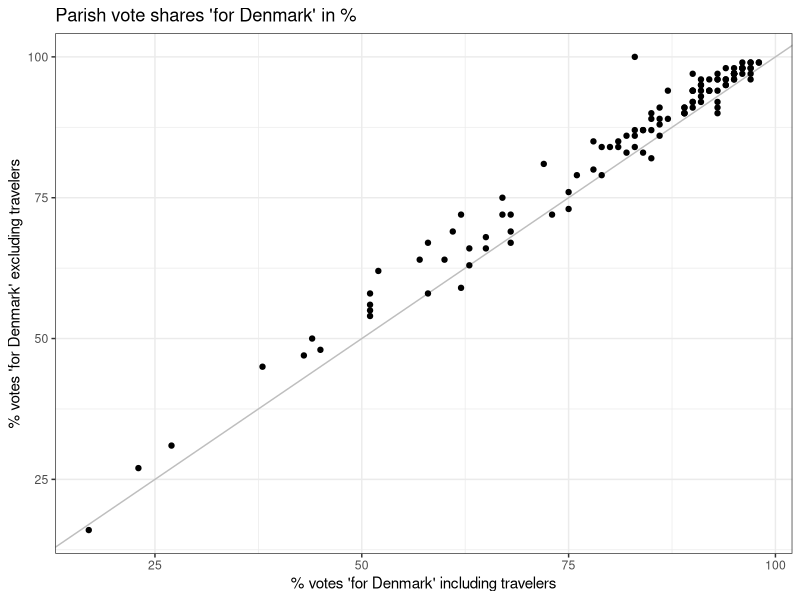
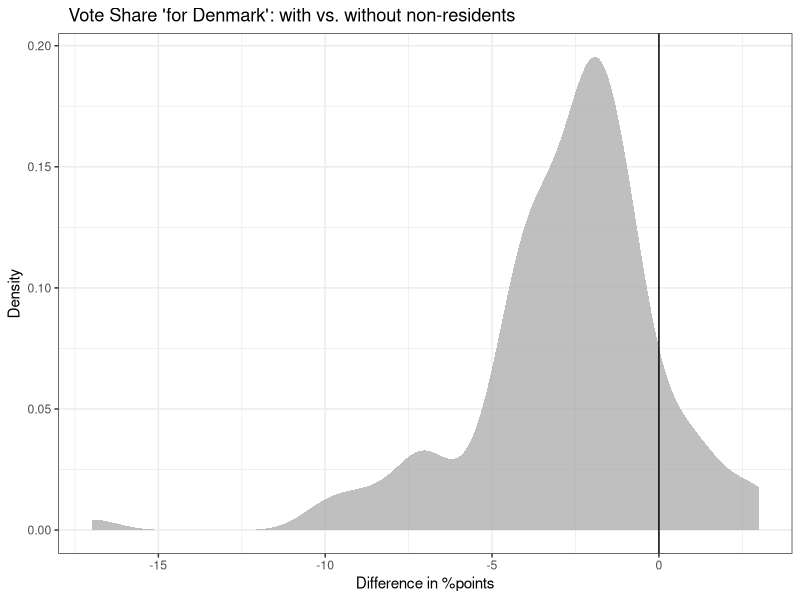
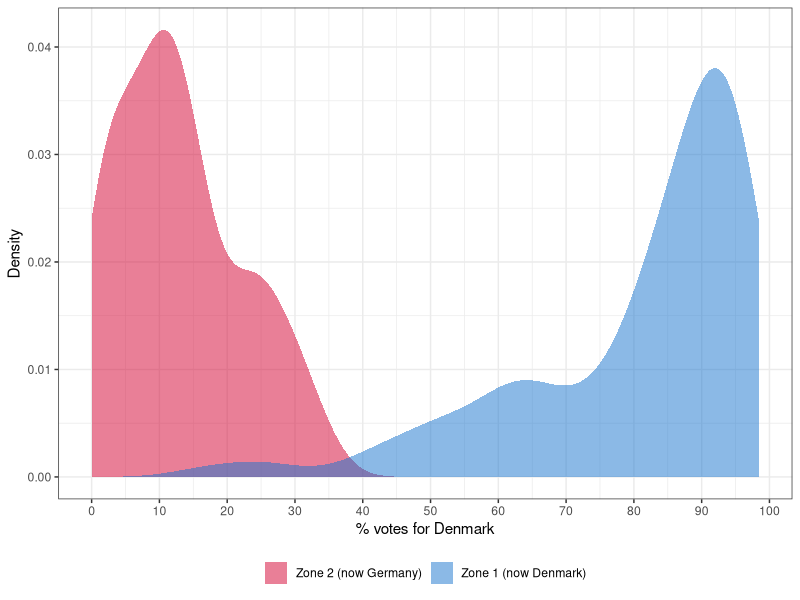

Here is the R script that generated these plots, in order: (Note: this script raises an error after producing the figures.)
## ---- chunk 1
library(sf)
library(viridis)
library(tidyverse)

## ---- chunk 2
df<-read.table("data/2025-01-10-votedata_with_nonresident_category.csv",
               sep=";",header=TRUE)
## ---- chunk 3
ggplot(df,aes(x=votes_all,y=votes_wo_nonresidents))+
  geom_abline(intercept = 0, slope = 1,color="grey") +
  geom_point() +
  labs(x = "% votes 'for Denmark' including travelers", y =  "% votes 'for Denmark' excluding travelers",
  title="Parish vote shares 'for Denmark' in %")+
  theme_bw()
## ---- chunk 4
df$dif<-df$votes_all-df$votes_wo_nonresidents
summary(df$dif)
ggplot(df,aes(x=dif))+
  geom_density(fill="darkgrey",alpha=0.75,color=NA) +
  labs(title = "  Vote Share 'for Denmark': with vs. without non-residents",
       x="Difference in %points",y="Density")+ 
  geom_vline(xintercept=0)+
  theme_bw()
## ---- chunk 5
df<-read.csv("data/2025-01-10-votedata_total.csv",
               sep=";",header=TRUE)
df$voteshare_dk<-100*df$votes_dk/(df$votes_de+df$votes_dk)
## ---- chunk 6
ggplot(df%>%mutate(Zone=ifelse(Zone==1,
                                "Zone 1 (now Denmark)","Zone 2 (now Germany)"),
                   Zone=factor(Zone,levels=c("Zone 2 (now Germany)",
                                             "Zone 1 (now Denmark)"))), 
       aes(x=voteshare_dk, 
                     fill=as.factor(Zone), 
                     group=as.factor(Zone))) +
  geom_density(alpha=0.5,color="NA") +
  scale_fill_manual(values=c("#d40031", "dodgerblue3"), name="", ) +
  labs(x="% votes for Denmark", y = "Density") +
  theme_bw() +
  guides(fill=guide_legend(title=NULL))+
  theme(legend.position="bottom") +
  scale_x_continuous(breaks=seq(0, 100, by=10)) 
## ---- chunk 7

# Load shapefile for Danish parishes
dk_sogn <- read_sf("shapefiles/sogn-granser-utm-zone-32n.shp")


Adsboel_Graasten <- dk_sogn %>% 
  filter(navn %in% c("Adsbøl", "Gråsten")) %>%
  summarise(geometry = st_union(geometry), do_union = FALSE) %>%
  mutate(navn = "Adsbøl og\n Gråsten")

jaegerup_vojens <- dk_sogn %>% 
  filter(navn %in% c("Jegerup", "Vojens")) %>%
  summarise(geometry = st_union(geometry), do_union = FALSE) %>%
  mutate(navn = "Jegerup")

oster_logum_genner <- dk_sogn %>% 
  filter(navn %in% c("Øster Løgum", "Genner")) %>%
  summarise(geometry = st_union(geometry), do_union = FALSE) %>%
  mutate(navn = "Øster Løgum")


egernsund_Broager <- dk_sogn %>% 
  filter(navn %in% c("Egernsund", "Broager")) %>%
  summarise(geometry = st_union(geometry), do_union = FALSE) %>%
  mutate(navn = "Broager")

sankt_marie_christians <- dk_sogn %>% 
  filter((navn == "Sankt Marie") | (navn == "Christians" & sognekode == 8989)) %>%
  summarise(geometry = st_union(geometry), do_union = FALSE) %>%
  mutate(navn = "Sønderborg")

Haderslev <- dk_sogn %>% 
  filter(navn %in% c("Gammel Haderslev", "Vor Frue")) %>%
  summarise(geometry = st_union(geometry), do_union = FALSE) %>%
  mutate(navn = "Haderslev og\n gml. Haderslev")


dk_sogn <- dk_sogn %>%
  filter(!(navn %in% c("Adsbøl", "Gråsten", "Jegerup", "Vojens","Øster Løgum",
                       "Genner", "Egernsund", "Broager","Sankt Marie", 
                       "Gammel Haderslev", "Vor Frue")|(navn == "Christians" & sognekode != 8989))) %>%  # Remove old parishes
  bind_rows(Adsboel_Graasten, jaegerup_vojens, oster_logum_genner,
            egernsund_Broager, sankt_marie_christians, Haderslev )%>% # Add merged parishes
  mutate(navn = ifelse(navn == "Bov", "Bov og Frøslev", navn),
         navn = ifelse(navn == "Højer", "Højer og\n landsogn", navn),
         navn = ifelse(navn == "Tyrstrup", "Christiansfeld og\n Tyrstrup", navn),
         navn = ifelse(navn == "Tønder", "Tønder og\n landsogn", navn),
         navn = ifelse(navn == "Nordborg", "Nordborg og\n landsogn", navn),
         navn = ifelse(navn == "Løgumkloster", "Løgumkloster og\n landsogn", navn)
         ) %>%
  filter(!(navn == "Rødding" & sognekode != 8949)) %>% 
  filter(!(navn == "Vedsted" & sognekode != 8980)) %>%
  filter(!(navn == "Christians" & sognekode != 8949)) %>%
  filter(!(navn == "Hellevad" & sognekode != 9017)) %>%
  filter(!(navn == "Visby" & sognekode != 9042)) %>%
  filter(!(navn == "Svenstrup" & sognekode != 9000)) %>%
  filter(!(navn == "Hammelev" & sognekode != 8973)) %>%
  filter(!(navn == "Døstrup" & sognekode != 9048)) %>%
  filter(!(navn == "Hørup" & sognekode != 8996)) %>%
  filter(!(navn == "Egvad" & sognekode != 9018)) %>% 
  filter(!(navn == "Hostrup" & sognekode != 9059)) %>% 
  filter(!(navn == "Hjerting" & sognekode != 8948) ) %>% 
  filter(!(navn == "Åstrup" & sognekode != 8963)) %>%
  filter(!(navn == "Rise" & sognekode != 9014)) %>% 
  filter(!(navn == "Frørup" & sognekode != 8984))
## ---- chunk 8
# Load shapefile for German parishes
de_geminde <- read_sf("shapefiles/georef-germany-gemeinde-millesime.shp")

# Specifying the relevant gemindes (sogne/parishes)
sogne <- c("['Gemeinde Rodenäs']","['Gemeinde Friedrich-Wilhelm-Lübke-Koog']",
           "['Gemeinde Klanxbüll']", "['Gemeinde Emmelsbüll-Horsbüll']",
           "['Gemeinde Aventoft']", "['Gemeinde Neukirchen']",
           "['Gemeinde Galmsbüll']", "['Gemeinde Dagebüll']", 
           "['Gemeinde Stedesand']", "['Gemeinde Enge-Sande']",
           "['Gemeinde Goldelund']", "['Gemeinde Joldelund']", 
           "['Gemeinde Löwenstedt']", "['Gemeinde Lindewitt']",
           "['Gemeinde Meyn']", "['Gemeinde Handewitt']", 
           "['Gemeinde Harrislee']", "['Stadt Flensburg']",      
           "['Stadt Glücksburg (Ostsee)']", "['Gemeinde Oeversee']",
           "['Gemeinde Großenwiehe']", "['Gemeinde Ellhöft']",
           "['Gemeinde Westre']", "['Gemeinde Ladelund']", 
           "['Gemeinde Bramstedtlund']", "['Gemeinde Weesby']",
           "['Gemeinde Böxlund']", "['Gemeinde Jardelund']", 
           "['Gemeinde Osterby']", "['Gemeinde Wallsbüll']", 
           "['Stadt Niebüll']", "['Gemeinde Risum-Lindholm']", 
           "['Gemeinde Leck']", "['Gemeinde Sprakebüll']", 
           "['Gemeinde Stadum']", "['Gemeinde Achtrup']", 
           "['Gemeinde Karlum']", "['Gemeinde Tinningstedt']",
           "['Gemeinde Bosbüll']", "['Gemeinde Uphusum']", 
           "['Gemeinde Humptrup']","['Gemeinde Braderup']", 
           "['Gemeinde Medelby']", "['Gemeinde Holt']", 
           "['Gemeinde Schafflund']","['Gemeinde Nordhackstedt']",
           "['Gemeinde Hörup']", "['Gemeinde Klixbüll']", 
           "['Gemeinde Süderlügum']","['Gemeinde Lexgaard']", 
           "['Gemeinde Wees']", "['Gemeinde Munkbrarup']", 
           "['Gemeinde Ringsberg']","['Gemeinde Goldebek']", 
           "['Gemeinde Sylt']", "['Gemeinde Kampen (Sylt)']", 
           "['Gemeinde List auf Sylt']","['Gemeinde Hörnum (Sylt)']", 
           "['Gemeinde Wenningstedt-Braderup (Sylt)']", 
           "['Gemeinde Norddorf auf Amrum']",
           "['Gemeinde Nebel']", "['Gemeinde Wittdün auf Amrum']", 
           "['Gemeinde Oldsum']", "['Gemeinde Dunsum']","['Gemeinde Utersum']",
           "['Gemeinde Süderende']", "['Gemeinde Borgsum']", 
           "['Gemeinde Alkersum']","['Gemeinde Nieblum']", 
           "['Gemeinde Midlum']", "['Gemeinde Oevenum']", "['Gemeinde Wrixum']",
           "['Gemeinde Tastrup']", "['Stadt Wyk auf Föhr']", "['Gemeinde Holm']")

# Gather the relevant parishes to simplify the dataframes
de_geminde <- de_geminde %>%
  filter(gem_name %in% sogne) %>% 
  filter(!(gem_name == "['Gemeinde Neukirchen']" & vwg_name != "['Amt Südtondern']")) %>% 
  filter(!(gem_name == "['Gemeinde Holm']" & vwg_name != "['Amt Südtondern']")) %>%
  filter(!(gem_name == "['Gemeinde Osterby']" & vwg_name != "['Amt Schafflund']"))


# Convert to danish and gather some of parishes 
Medelby <- de_geminde %>% 
  filter(gem_name %in% c("['Gemeinde Weesby']", "['Gemeinde Böxlund']", 
                         "['Gemeinde Jardelund']","['Gemeinde Osterby']",
                         "['Gemeinde Medelby']", "['Gemeinde Holt']")) %>%
  summarise(geometry = st_union(geometry), do_union = FALSE) %>%
  mutate(gem_name = "Medelby")


Ladelund <- de_geminde %>% 
  filter(gem_name %in% c("['Gemeinde Westre']", "['Gemeinde Ladelund']",
                         "['Gemeinde Bramstedtlund']")) %>%
  summarise(geometry = st_union(geometry), do_union = FALSE) %>%
  mutate(gem_name = "Ladelund")

Karlum <- de_geminde %>% 
  filter(gem_name %in% c("['Gemeinde Lexgaard']", "['Gemeinde Karlum']",
                         "['Gemeinde Tinningstedt']")) %>%
  summarise(geometry = st_union(geometry), do_union = FALSE) %>%
  mutate(gem_name = "Karlum")


S_loegum <- de_geminde %>% 
  filter(gem_name %in% c("['Gemeinde Süderlügum']", "['Gemeinde Ellhöft']")) %>%
  summarise(geometry = st_union(geometry), do_union = FALSE) %>%
  mutate(gem_name = "Sønder Løgum")


Nykirke <- de_geminde %>% 
  filter(gem_name %in% c("['Gemeinde Neukirchen']", "['Gemeinde Klanxbüll']")) %>%
  summarise(geometry = st_union(geometry), do_union = FALSE) %>%
  mutate(gem_name = "Nykirke")

Brarup <- de_geminde %>% 
  filter(gem_name %in% c("['Gemeinde Braderup']", "['Gemeinde Uphusum']",
                         "['Gemeinde Bosbüll']", "['Gemeinde Holm']")) %>%
  summarise(geometry = st_union(geometry), do_union = FALSE) %>%
  mutate(gem_name = "Brarup")

Laek <- de_geminde %>% 
  filter(gem_name %in% c("['Gemeinde Leck']", "['Gemeinde Stadum']",
                         "['Gemeinde Sprakebüll']", "['Gemeinde Achtrup']")) %>%
  summarise(geometry = st_union(geometry), do_union = FALSE) %>%
  mutate(gem_name = "Læk")


Hjordelund <- de_geminde %>% 
  filter(gem_name %in% c("['Gemeinde Goldelund']", "['Gemeinde Joldelund']",
                         "['Gemeinde Goldebek']")) %>%
  summarise(geometry = st_union(geometry), do_union = FALSE) %>%
  mutate(gem_name = "Hjordelund og Fjolde")


Valsboel <- de_geminde %>% 
  filter(gem_name %in% c("['Gemeinde Wallsbüll']", "['Gemeinde Meyn']")) %>%
  summarise(geometry = st_union(geometry), do_union = FALSE) %>%
  mutate(gem_name = "Valsbøl")

N_haksted_vi <- de_geminde %>% 
  filter(gem_name %in% c("['Gemeinde Schafflund']", "['Gemeinde Nordhackstedt']", 
                         "['Gemeinde Lindewitt']", "['Gemeinde Hörup']", 
                         "['Gemeinde Großenwiehe']")) %>%
  summarise(geometry = st_union(geometry), do_union = FALSE) %>%
  mutate(gem_name = "N. Haksted og Vi")


Hanved_bov <- de_geminde %>% 
  filter(gem_name %in% c("['Gemeinde Handewitt']",  "['Gemeinde Harrislee']")) %>%
  summarise(geometry = st_union(geometry), do_union = FALSE) %>%
  mutate(gem_name = "Hanved og Bov")

Munk_Brarup <- de_geminde %>% 
  filter(gem_name %in% c("['Gemeinde Wees']", "['Gemeinde Munkbrarup']",
                         "['Gemeinde Ringsberg']")) %>%
  summarise(geometry = st_union(geometry), do_union = FALSE) %>%
  mutate(gem_name = "Munk og Brarup")

Flensborg <- de_geminde %>% 
  filter(gem_name %in% c("['Gemeinde Tastrup']", "['Stadt Flensburg']")) %>%
  summarise(geometry = st_union(geometry), do_union = FALSE) %>%
  mutate(gem_name = "Flensborg og Adelby")

Horsboel_emsboel_klangsboel <- de_geminde %>% 
  filter(gem_name %in% c("['Gemeinde Friedrich-Wilhelm-Lübke-Koog']", 
                         "['Gemeinde Emmelsbüll-Horsbüll']")) %>%
  summarise(geometry = st_union(geometry), do_union = FALSE) %>%
  mutate(gem_name = "Klangsbøl, Horsbøl og Embsbøl")

st_laurentii <- de_geminde %>% 
  filter(gem_name %in% c("['Gemeinde Süderende']", "['Gemeinde Utersum']", 
                         "['Gemeinde Dunsum']", "['Gemeinde Oldsum']")) %>%
  summarise(geometry = st_union(geometry), do_union = FALSE) %>%
  mutate(gem_name = "St. Laurentii")

st_johannis<- de_geminde %>% 
  filter(gem_name %in% c( "['Gemeinde Alkersum']", "['Gemeinde Nieblum']", 
                          "['Gemeinde Midlum']", "['Gemeinde Borgsum']", 
                          "['Gemeinde Oevenum']")) %>%
  summarise(geometry = st_union(geometry), do_union = FALSE) %>%
  mutate(gem_name = "St. Johannis")

st_nikolai <- de_geminde %>% 
  filter(gem_name %in% c( "['Gemeinde Wrixum']","['Stadt Wyk auf Föhr']")) %>%
  summarise(geometry = st_union(geometry), do_union = FALSE) %>%
  mutate(gem_name = "St. Nikolai")


Sild <- de_geminde %>% 
  filter(gem_name %in% c( "['Gemeinde Hörnum (Sylt)']", 
                          "['Gemeinde Wenningstedt-Braderup (Sylt)']", 
                          "['Gemeinde Sylt']","['Gemeinde Kampen (Sylt)']",
                          "['Gemeinde List auf Sylt']")) %>%
  summarise(geometry = st_union(geometry), do_union = FALSE) %>%
  mutate(gem_name = "Sild")


Amrum <- de_geminde %>% 
  filter(gem_name %in% c( "['Gemeinde Norddorf auf Amrum']", "['Gemeinde Nebel']", 
                          "['Gemeinde Wittdün auf Amrum']")) %>%
  summarise(geometry = st_union(geometry), do_union = FALSE) %>%
  mutate(gem_name = "Amrum")


de_sogn <- de_geminde %>%
filter(!(gem_name %in% c("['Gemeinde Tastrup']", "['Stadt Flensburg']",
                         "['Gemeinde Wees']", "['Gemeinde Munkbrarup']",
                         "['Gemeinde Ringsberg']", "['Gemeinde Handewitt']",
                         "['Gemeinde Harrislee']","['Gemeinde Schafflund']",
                         "['Gemeinde Nordhackstedt']", "['Gemeinde Lindewitt']",
                         "['Gemeinde Hörup']", "['Gemeinde Großenwiehe']",
                         "['Gemeinde Wallsbüll']", "['Gemeinde Meyn']", 
                         "['Gemeinde Goldelund']", "['Gemeinde Joldelund']",
                         "['Gemeinde Goldebek']","['Gemeinde Leck']", 
                         "['Gemeinde Stadum']","['Gemeinde Sprakebüll']", 
                         "['Gemeinde Achtrup']","['Gemeinde Braderup']", 
                         "['Gemeinde Uphusum']", "['Gemeinde Bosbüll']", 
                         "['Gemeinde Holm']","['Gemeinde Neukirchen']", 
                         "['Gemeinde Klanxbüll']","['Gemeinde Süderlügum']",
                         "['Gemeinde Ellhöft']", "['Gemeinde Tinningstedt']",
                         "['Gemeinde Lexgaard']", "['Gemeinde Karlum']",
                         "['Gemeinde Tinningstedt']","['Gemeinde Westre']", 
                         "['Gemeinde Ladelund']", "['Gemeinde Bramstedtlund']",
                         "['Gemeinde Weesby']", "['Gemeinde Böxlund']", 
                         "['Gemeinde Jardelund']","['Gemeinde Osterby']",
                         "['Gemeinde Medelby']", "['Gemeinde Holt']",
                         "['Gemeinde Friedrich-Wilhelm-Lübke-Koog']", 
                         "['Gemeinde Emmelsbüll-Horsbüll']",
                         "['Gemeinde Süderende']",
                         "['Gemeinde Utersum']", "['Gemeinde Dunsum']", 
                         "['Gemeinde Oldsum']","['Gemeinde Alkersum']", 
                         "['Gemeinde Nieblum']", "['Gemeinde Midlum']", 
                         "['Gemeinde Borgsum']", "['Gemeinde Oevenum']",
                         "['Gemeinde Wrixum']","['Stadt Wyk auf Föhr']",
                         "['Gemeinde Hörnum (Sylt)']",
                         "['Gemeinde Wenningstedt-Braderup (Sylt)']", 
                         "['Gemeinde Sylt']", "['Gemeinde Kampen (Sylt)']", 
                         "['Gemeinde List auf Sylt']",
                         "['Gemeinde Norddorf auf Amrum']",
                         "['Gemeinde Nebel']", "['Gemeinde Wittdün auf Amrum']"
                    )
                      )) %>%  # Remove old parishes
  bind_rows(Medelby,Ladelund, Karlum,S_loegum, Nykirke, Brarup, Laek, Hjordelund, 
            Valsboel, N_haksted_vi, Hanved_bov, Munk_Brarup, Flensborg,
            Amrum, Sild, st_nikolai, st_johannis, st_laurentii,
            Horsboel_emsboel_klangsboel) %>%
  mutate(gem_name = ifelse(gem_name == "['Gemeinde Galmsbüll']", 
                           "Galmsbøl og Dedsbøl", gem_name),
         gem_name = ifelse(gem_name == "['Gemeinde Dagebüll']", 
                           "Dagebøl og Faretoft", gem_name),
         gem_name = ifelse(gem_name == "['Gemeinde Risum-Lindholm']", 
                           "Risum og Lindholm", gem_name),
         gem_name = ifelse(gem_name == "['Gemeinde Stedesand']", 
                           "Stedesand", gem_name),
         gem_name = ifelse(gem_name == "['Stadt Niebüll']", "Nibøl", gem_name),
         gem_name = ifelse(gem_name == "['Gemeinde Klixbüll']", 
                           "Klægsbøl", gem_name),
         gem_name = ifelse(gem_name == "['Gemeinde Enge-Sande']", 
                           "Enge", gem_name),
         gem_name = ifelse(gem_name == "['Gemeinde Löwenstedt']", 
                           "Lyngsted, Østenaa, og Stiglund", gem_name),
         gem_name = ifelse(gem_name == "['Gemeinde Rodenäs']", 
                           "Rødenæs", gem_name),
         gem_name = ifelse(gem_name == "['Gemeinde Aventoft']", 
                           "Aventoft", gem_name),
         gem_name = ifelse(gem_name == "['Gemeinde Humptrup']", 
                           "Humtrup", gem_name),
         gem_name = ifelse(gem_name == "['Gemeinde Oeversee']", 
                           "Oversø", gem_name),
         gem_name = ifelse(gem_name == "['Stadt Glücksburg (Ostsee)']", 
                           "Lyksborg", gem_name))  %>% 
  rename(navn=gem_name)

# Cleaning

rm(Adsboel_Graasten,Amrum,Brarup, egernsund_Broager,Flensborg , Haderslev, 
   Hanved_bov, Hjordelund,Horsboel_emsboel_klangsboel, jaegerup_vojens, Karlum, 
   Ladelund, Laek, Medelby, Munk_Brarup, N_haksted_vi, Nykirke, oster_logum_genner,
   S_loegum, sankt_marie_christians, Sild, st_johannis, st_laurentii, st_nikolai,
   Valsboel)
## ---- chunk 9

# Data prepping for Zone 1
valgdata_zone1 <-read.csv("data/2025-01-10-votedata_total_merged_parishes.csv",
               sep=";",header=TRUE)%>%
        rename(navn=parish)%>% 
        filter(Zone == 1) %>% 
        mutate(navn = ifelse(navn == "Fol", "Fole", navn),
               navn = ifelse(navn == "Ubjærg", "Ubjerg", navn),
               navn = ifelse(navn == "Lygumkloster og landsogn", 
                             "Løgumkloster og landsogn", navn),
               navn = ifelse(navn == "N. Lygum", "Nørre Løgum", navn),
               navn = ifelse(navn == "Oxbøl", "Oksbøl", navn),
               navn = ifelse(navn == "Ris", "Rise", navn),
               navn = ifelse(navn == "Bjøldrup", "Bjolderup", navn),
               navn = ifelse(navn == "Hjortkær", "Hjordkær", navn),
               navn = ifelse(navn == "Ø. Lygum", "Øster Løgum", navn),
               navn = ifelse(navn == "Randrup", "Randerup", navn),
               navn = ifelse(navn == "Skast", "Sønder Skast", navn),
               navn = ifelse(navn == "Ø. Lindet", "Øster Lindet", navn),
               navn = ifelse(navn == "Oxenvad", "Oksenvad", navn),
               navn = ifelse(navn == "Jægerup", "Jegerup", navn),
               navn = ifelse(navn == "Magstrup", "Maugstrup", navn),
               navn = ifelse(navn == "Moitrup", "Moltrup", navn),
               navn = ifelse(navn == "Aastrup", "Åstrup", navn),
               navn = ifelse(navn == "Saatrup", "Sottrup", navn),
               navn = ifelse(navn == "Kejnæs", "Kegnæs", navn),
               navn = ifelse(navn == "Hagenbjærg", "Havnbjerg", navn),
               navn = ifelse(navn == "Starup", "Sønder Starup", navn),
               navn = ifelse(navn == "Hygum", "Sønder Hygum", navn),
               navn = ifelse(navn == "Asbøl, Graasteen", "Adsbøl og\n Gråsten",
                             navn),
               navn = ifelse(navn == "Hvidding", "Hviding", navn),
               navn = ifelse(navn == "Løgumkloster og landsogn", 
                             "Løgumkloster og\n landsogn", navn),
               navn = ifelse(navn == "Nordborg og landsogn", 
                             "Nordborg og\n landsogn", navn),
               navn = ifelse(navn == "Christiansfeld og Tyrstrup", 
                             "Christiansfeld og\n Tyrstrup", navn),
               navn = ifelse(navn == "Højer og landsogn", 
                             "Højer og\n landsogn", navn),
               navn = ifelse(navn == "Tønder og landsogn", "Tønder og\n landsogn",
                             navn),
               navn = ifelse(navn == "Haderslev og gml. Haderslev", 
                             "Haderslev og\n gml. Haderslev", navn),
               )

# Merge data
mapdata_dk <-left_join(dk_sogn,valgdata_zone1,by="navn") |> 
  drop_na(Zone)

# Data prepping for Zone 2

valgdata_zone2 <- read.csv("data/2025-01-10-votedata_total_merged_parishes.csv",
               sep=";",header=TRUE)%>%
  rename(navn=parish) %>% 
  filter(Zone == 2) %>% 
  mutate(navn = ifelse(navn == "S. Lygum", "Sønder Løgum", navn))

# Changing the names of some parishes to make the map more clear
mapdata_de <-left_join(de_sogn,valgdata_zone2,by="navn") %>%
  mutate(navn = ifelse(navn == "Lyngsted, Østenaa, og Stiglund", 
                       "Lyngsted,\n Østenaa, og\n Stiglund", navn),
         navn = ifelse(navn == "Munk og Brarup", "Munk og\n Brarup", navn),
         navn = ifelse(navn == "Flensborg og Adelby", "Flensborg og\n Adelby", 
                       navn),
         navn = ifelse(navn == "Klangsbøl, Horsbøl og Embsbøl", 
                       "Klangsbøl, Horsbøl og\n Embsbøl", navn))



## ---- chunk 10

# Merge the election and mapdata into one dataframe
mapdata_de <- st_transform(mapdata_de, st_crs(mapdata_dk))

map_parishes <- bind_rows(mapdata_de, mapdata_dk)
map_parishes$voteshare_dk<-100*map_parishes$votes_dk/(map_parishes$votes_de+map_parishes$votes_dk)

## ---- chunk 11
ggplot(map_parishes) +
  theme_void() +
  scale_fill_gradient2(
    low = "#00913d",
    mid = "white",
    na.value = "grey90",
    high = "#d40031",
    midpoint = 50  ) +
  geom_sf(aes(fill = voteshare_dk), color = "#8a8a8a", size = 0.5) +  # Borders
  geom_sf(data = map_parishes %>% group_by(Zone) %>% summarise(), color = "black", size = 20, fill = NA) +
  geom_sf_text(aes(label = paste(navn, "\n", sprintf("%.1f", voteshare_dk), "%")), 
             size = 4, color = "black", )+ 
  labs(fill = "% votes for Denmark", 
       title = "Parish votes in the 1920\n Danish-German Referendum \n",
       caption = "Note: Merged parishes are following for Zone 1: Christiansfeld og \nTyrstrup, Bov og Frøslev, Højer og Højer Landsogn, Nordborg og Nordborg Landsogn,\nLøgumkloster og Løgumkloster Landsogn; 
       \nFor Zone 2: Sild, Hanved og Bov, Flensborg og Adelby, \nN. Haksted og Vi, Risum og Lindholm, Dagebøl og Faretoft, Glamsbøl og Dedsbøl, \nKlangsbøl, Horsbøl og Embsbøl. \n \n Data Source: Det Midlertidige Ministerium for Sønderjyske Anliggender, 1920. \n Created by Jakob Kaarup Jensen & Hans Henrik Sievertsen. ") +
  theme(legend.position = c(0.1,0.9),
        plot.caption = element_text(hjust = 0,size=10),
        plot.title =  element_text(hjust = 0.5,size=50,family="serif"),
        plot.background = element_rect(fill="#f2f6fc",color="#f2f6fc"),
        legend.text = element_text(size=15),
        legend.title = element_text(size=18),
        )+ 
  xlim(448340.1, 567000.1) +
  ylim(6053594, 6146594)
